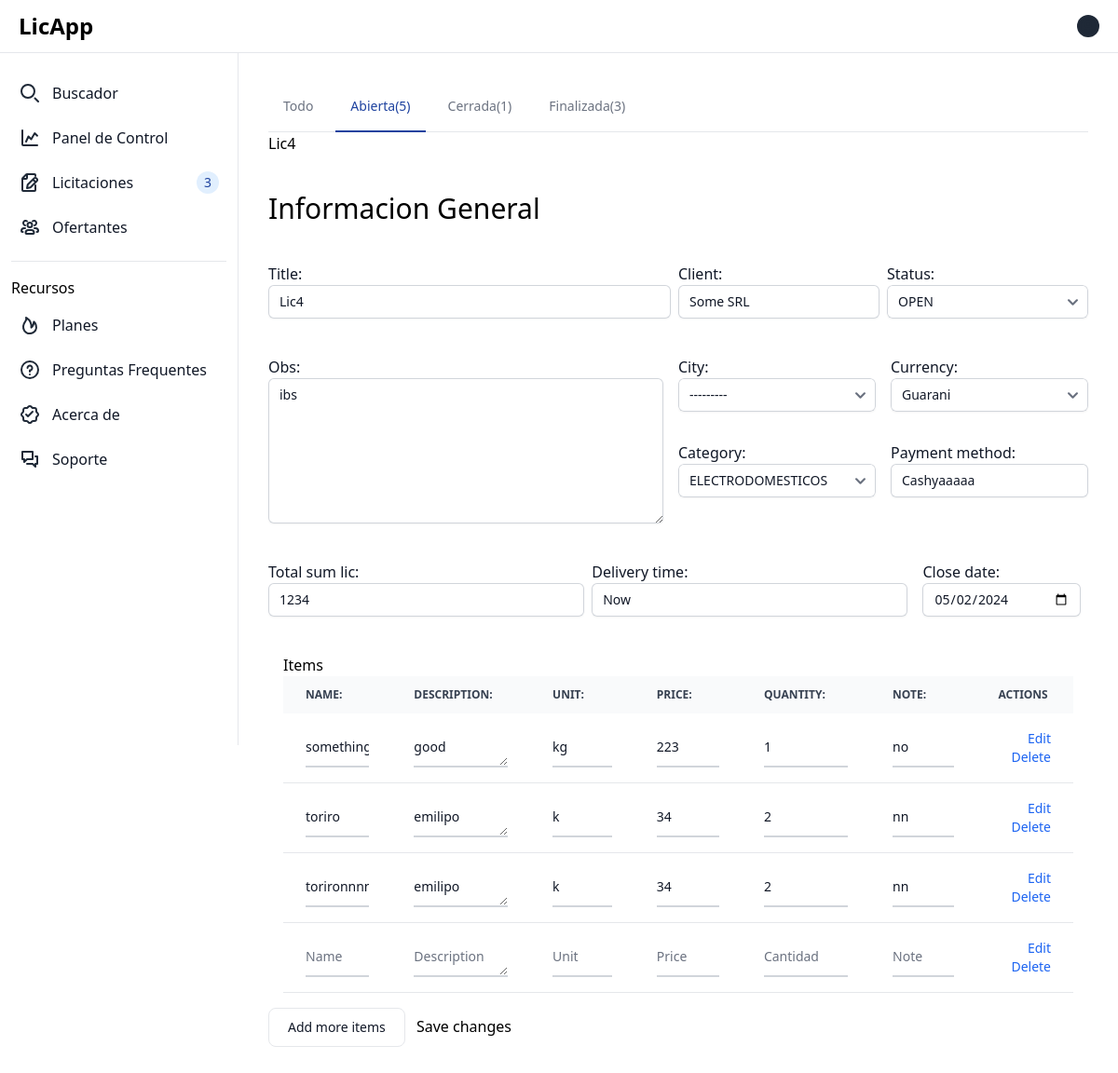
/licitaciones/edit/21/, run on an earlier commit of the app's database.
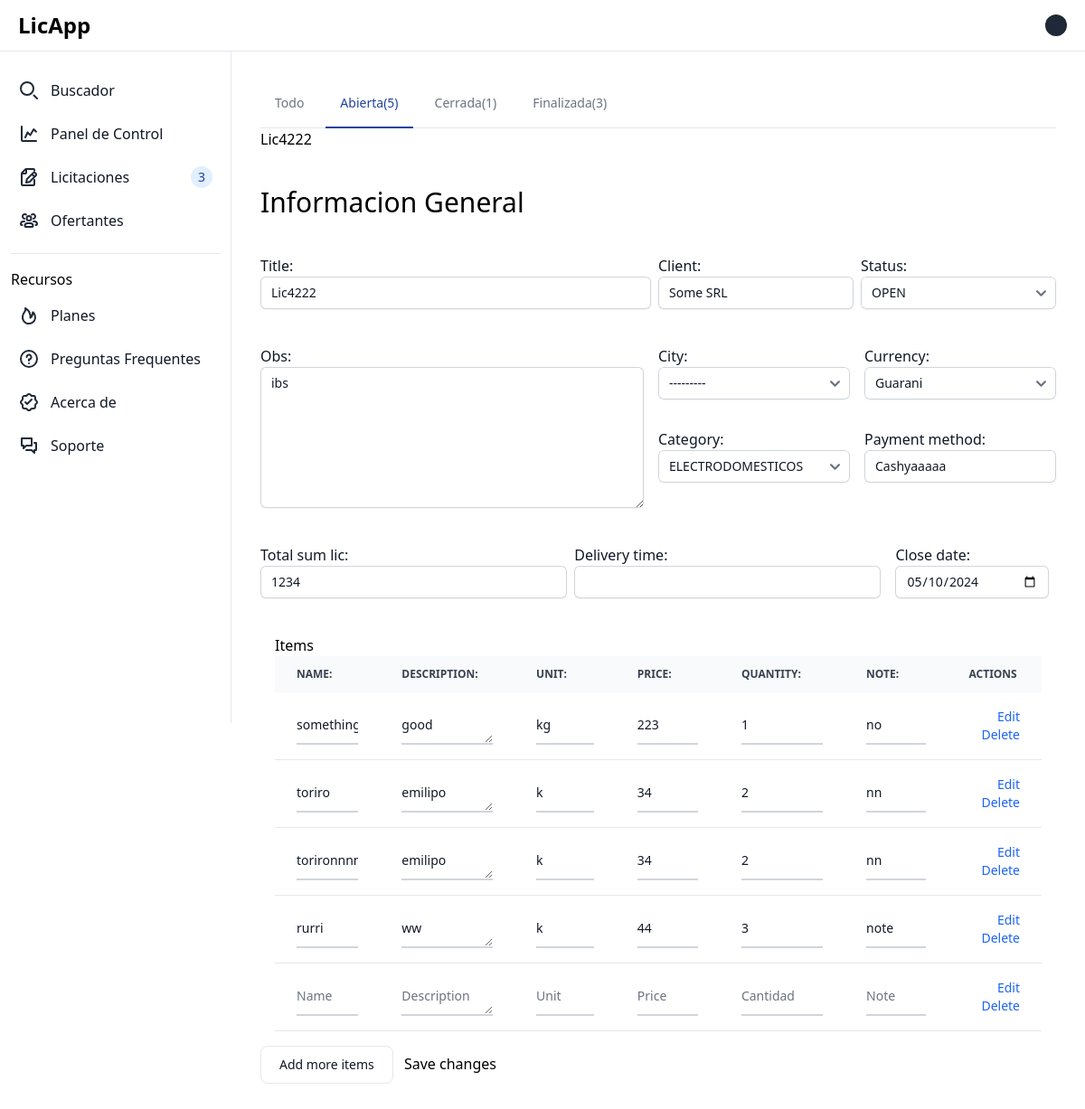
And on a later commit of the database.
### licitaciones/models.py (models this page shows)
class Licitacion(models.Model):
    title = models.CharField(max_length=255)
    obs = models.TextField(blank=True, null=True)
    start_date = models.DateField(auto_now_add=True, null=True)
    close_date = models.DateField()
    status = models.CharField(max_length=10, choices=get_status, default="OPEN")
    currency = models.CharField(max_length=15, choices=get_currencies)
    category = models.CharField(max_length=100, choices=get_categories)
    payment_method = models.CharField(max_length=255)
    delivery_time = models.CharField(blank=True, null=True, max_length=20)
    client = models.CharField(blank=True, null=True,max_length=20)
    city = models.CharField(blank=True, null=True, max_length=20, choices=get_cities)
    total_sum_lic = models.IntegerField()
    class Meta:
        verbose_name = 'licitacion'
        verbose_name_plural = 'licitaciones'

### licitaciones/views.py (the view, shortened to what this page needs)
# urls.py: path('edit/<int:lic_id>/', views.create_update_lic, name="update_lic"),
def create_update_lic(request, lic_id=0):
    LicitacionItemFormset = inlineformset_factory(Licitacion, LicitacionItem, form=LicitacionItemForm, extra=1)
    data= {}
    if lic_id != 0:
        lic_instance = get_object_or_404(Licitacion, id=lic_id)
        data["licitacion"] = lic_instance
    if request.method == "GET":
        if lic_id == 0:
            form = LicitacionForm()
            formset = LicitacionItemFormset()
        else:
            form = LicitacionForm(instance=lic_instance)
            formset = LicitacionItemFormset(instance=lic_instance)
    data["form"] = form
    data["formset"] = formset
    return render(request, "create_lic.html", data)

### licitaciones/models.py (called while the page is built)
def get_categories():
    categories = settings.CATEGORIES
    categories.sort()
    return {i: i for i in categories}

def get_currencies():
    currency = settings.CURRENCY
    currency.sort()
    return {i: i for i in currency}

def get_status():
    status = settings.STATUS
    status.sort()
    return {i: i for i in status}

def get_cities():
    cities = settings.CITIES
    cities.sort()
    return {i: i for i in cities}

### templates/create_lic.html (shortened to what the changed rows need)
{% extends 'base.html' %}
{% block content %}
<div class="p-4 mt-14">
<div
  class="text-sm font-medium text-center text-gray-500 border-b border-gray-200 dark:text-gray-400 dark:border-gray-700">
  <ul class="flex flex-wrap -mb-px">
  </ul>
</div>
  {% if licitacion %}
    <h2>{{ licitacion.title }}</h2>
  {% endif %}
  <h3 class="my-10 text-3xl dark:text-white">Informacion General</h3>
  <form method="POST" enctype="multipart/form-data">
    <div class="flex flex-row">
      <div class="basis-1/2 block text-md font-medium leading-6 text-gray-900">
        {{ form.title.label_tag }}
        {{ form.title }}
      </div>
      <div class="basis-1/4 mx-2 block text-md font-medium leading-6 text-gray-900">
        {{ form.client.label_tag }}
        {{ form.client }}
      </div>
      <div class="basis-1/4 block text-md font-medium leading-6 text-gray-900">
        {{ form.status.label_tag }}
        {{ form.status }}
      </div>
    </div>
    <div class="flex flex-row mt-10 gap-4">
      <div class="basis-1/2 block text-md font-medium leading-6 text-gray-900">
        {{ form.obs.label_tag }}
        {{ form.obs }}
      </div>
      <div class="basis-1/4 mb-4 block text-md font-medium leading-6 text-gray-900">
        {{ form.city.label_tag }}
        {{ form.city }}
        {{ form.category.label_tag }}
        {{ form.category }}
      </div>
      <div class="basis-1/4 block text-md font-medium leading-6 text-gray-900">
        {{ form.currency.label_tag }}
        {{ form.currency }}
        {{ form.payment_method.label_tag }}
        {{ form.payment_method }}
      </div>
    </div>
    <div class="flex flex-row my-10">
      <div class="basis-1/2 block text-md font-medium leading-6 text-gray-900">
        {{ form.total_sum_lic.label_tag }}
        {{ form.total_sum_lic }}
      </div>
      <div class="basis-1/2 mx-2 block text-md font-medium leading-6 text-gray-900">
        {{ form.delivery_time.label_tag }}
        {{ form.delivery_time }}
      </div>
      <div class="basis-1/4 mx-2 block text-md font-medium leading-6 text-gray-900">
        {{ form.close_date.label_tag }}
        {{ form.close_date }}
      </div>
    </div>
    <div class="m-4">
      <table class="w-full text-sm text-left rtl:text-right text-gray-500 dark:text-gray-400">
        <thead class="text-xs text-gray-700 uppercase bg-gray-50 dark:bg-gray-700 dark:text-gray-400">
          <tr>
            <th scope="col" class="px-6 py-3">{{ formset.form.name.label_tag }}</th>
            <th scope="col" class="px-6 py-3">{{ formset.form.description.label_tag }}</th>
            <th scope="col" class="px-6 py-3">{{ formset.form.unit.label_tag }}</th>
            <th scope="col" class="px-6 py-3">{{ formset.form.price.label_tag }}</th>
            <th scope="col" class="px-6 py-3">{{ formset.form.quantity.label_tag }}</th>
            <th scope="col" class="px-6 py-3">{{ formset.form.note.label_tag }}</th>
            <th scope="col" class="px-6 py-3">Actions</th>
          </tr>
        </thead>
        <tbody id="items">
          {% for form in formset %}
            {% include 'partials/add_lic_item.html' %}
          {% endfor %}
        </tbody>
      </table>
    </div>
    <button type="button" class="py-2.5 px-5 me-2 mb-2 text-sm font-medium text-gray-900 focus:outline-none bg-white rounded-lg border border-gray-200 hover:bg-gray-100 hover:text-sky-700 focus:z-10 focus:ring-4 focus:ring-gray-100 dark:focus:ring-gray-700 dark:bg-gray-800 dark:text-gray-400 dark:border-gray-600 dark:hover:text-white dark:hover:bg-gray-700" id="add-item">Add more items</button>
    {% if licitacion %}
      <button type="submit">Save changes</button>
    {% else %}
      <button type="submit">Create</button>
    {% endif %}
  </form>
</div>
{% endblock content %}

What changed in the data, as far as the page shows it:
changed Licitacion "Some SRL": title "Lic4" → "Lic4222"; delivery_time "Now" → (not shown); close_date "05/02/2024" → "05/10/2024"
Also different on the page:
form field name: (not shown) → "rurri"
form field description: (not shown) → "ww"
form field unit: (not shown) → "k"
form field price: (not shown) → "44"
form field quantity: (not shown) → "3"
form field note: (not shown) → "note"
new list line: "      Edit Delete"
